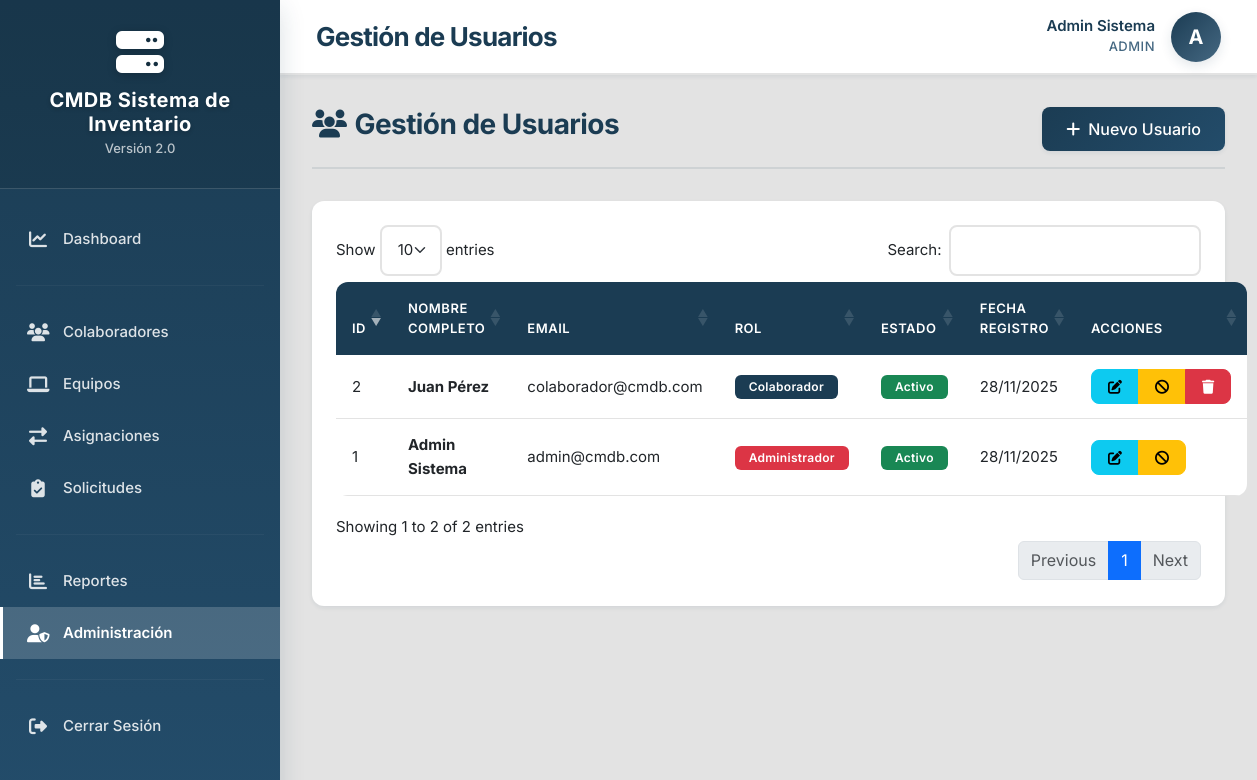
Before: /public/index.php?route=usuarios (signed in) with the older database file.
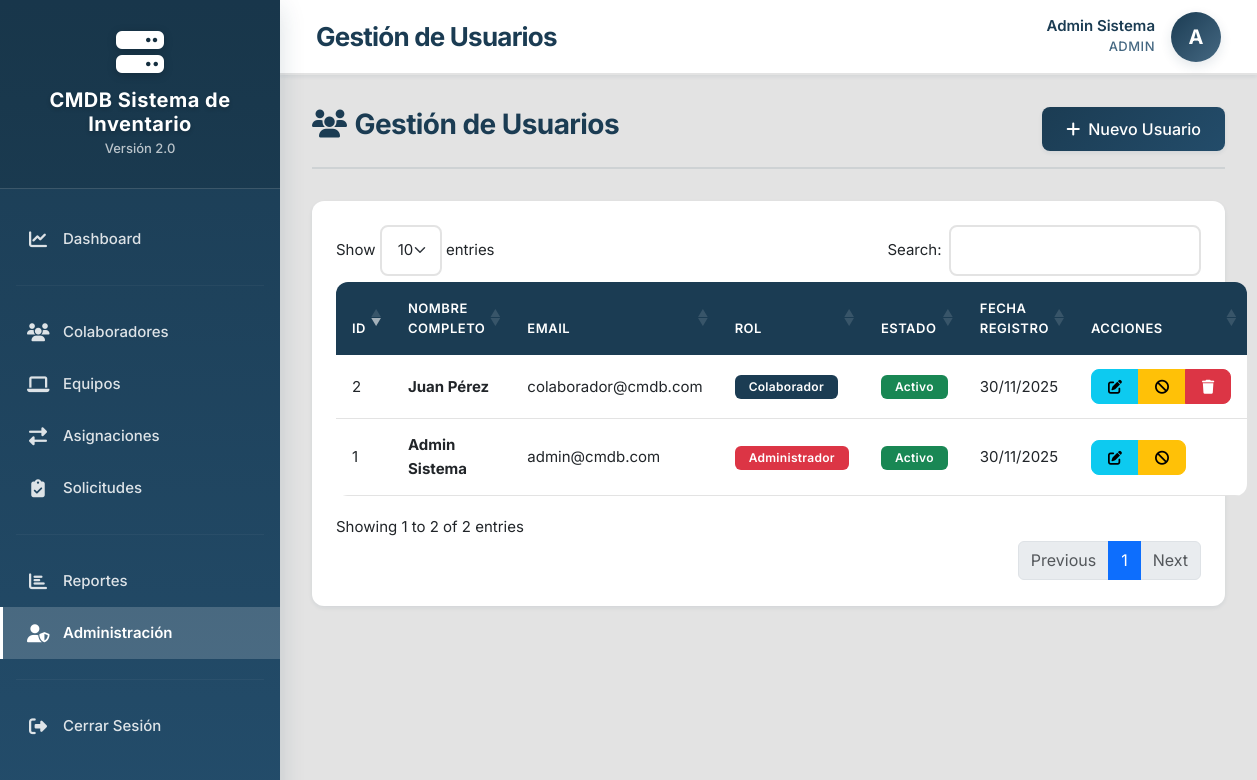
After: the same page with the newer database file.
### tables this page shows
CREATE TABLE IF NOT EXISTS `usuarios` (
  `id` int NOT NULL AUTO_INCREMENT,
  `nombre` varchar(100) NOT NULL,
  `apellido` varchar(100) NOT NULL,
  `email` varchar(150) NOT NULL,
  `password` varchar(255) NOT NULL,
  `rol` enum('admin','colaborador') NOT NULL DEFAULT 'colaborador',
  `estado` enum('activo','inactivo') NOT NULL DEFAULT 'activo',
  `foto_perfil` varchar(255) DEFAULT NULL,
  `created_at` timestamp NULL DEFAULT CURRENT_TIMESTAMP,
  `updated_at` timestamp NULL DEFAULT CURRENT_TIMESTAMP ON UPDATE CURRENT_TIMESTAMP,
  PRIMARY KEY (`id`),
  UNIQUE KEY `email` (`email`),
  KEY `idx_email` (`email`),
  KEY `idx_rol` (`rol`),
  KEY `idx_estado` (`estado`)
);

### src/Controllers/UsuarioController.php (called while the page is built, shortened)
<?php
class UsuarioController extends BaseController
{
    private $usuarioModel;
    public function __construct() {
        $this->usuarioModel = new Usuario();
    }
    public function index() {
        $usuarios = $this->usuarioModel->getAllUsers();
        $this->render('Views/usuarios/index.php', [
            'pageTitle' => 'Gestión de Usuarios',
            'usuarios' => $usuarios
        ]);
    }
}

### public/index.php (called while the page is built, shortened)
<?php
require_once '../src/Core/helpers.php';
require_once '../config/database.php';
try {
    $action = $_GET['action'] ?? 'index';
    $controller = new $controllerClass();
    $controller->$action();
} catch (Throwable $e) {
    if ($e->getCode() === 404) {
        http_response_code(404);
        echo "<h1>404 - Página no encontrada</h1>";
        echo "<p>" . htmlspecialchars($e->getMessage()) . "</p>";
    } else {
        handleException($e);
    }
    exit;
}

### src/Core/Database.php (called while the page is built, shortened)
<?php
class Database
{
    private static $instance = null;
    private $connection;
    private function __construct() {
        try {
            $dsn = 'mysql:host=' . DB_HOST . ';dbname=' . DB_NAME . ';charset=' . DB_CHARSET;
            $this->connection = new PDO($dsn, DB_USER, DB_PASS, [
                PDO::ATTR_ERRMODE => PDO::ERRMODE_EXCEPTION,
                PDO::ATTR_DEFAULT_FETCH_MODE => PDO::FETCH_ASSOC,
                PDO::ATTR_EMULATE_PREPARES => false,
            ]);
        } catch (PDOException $e) {
            throw new \Exception("Error de conexión a la base de datos: " . $e->getMessage());
        }
    }
    public static function getInstance() {
        if (self::$instance === null) {
            self::$instance = new self();
        }
        return self::$instance;
    }
    public function getConnection() {
        return $this->connection;
    }
}

### src/Models/Usuario.php (called while the page is built, shortened)
<?php
class Usuario extends Model
{
    protected $table = 'usuarios';
    public function getAllUsers() {
        $sql = "SELECT id, nombre, apellido, email, rol, estado, foto_perfil, created_at
                FROM {$this->table}
                ORDER BY created_at DESC";
        return $this->query($sql)->fetchAll();
    }
}

### src/Models/Model.php (called while the page is built, shortened)
<?php
class Model
{
    protected $db;
    public function __construct() {
        $this->db = Database::getInstance()->getConnection();
    }
    protected function query($sql, $params = []) {
        $stmt = $this->db->prepare($sql);
        $stmt->execute($params);
        return $stmt;
    }
}

### src/Core/helpers.php (called while the page is built, shortened)
<?php
function hasRole($role) {
    return isset($_SESSION['user_role']) && $_SESSION['user_role'] === $role;
}
function currentUser() {
    return [
        'id' => $_SESSION['user_id'] ?? null,
        'nombre' => $_SESSION['user_nombre'] ?? '',
        'apellido' => $_SESSION['user_apellido'] ?? '',
        'email' => $_SESSION['user_email'] ?? '',
        'rol' => $_SESSION['user_role'] ?? '',
    ];
}
function e($string) {
    return htmlspecialchars($string ?? '', ENT_QUOTES, 'UTF-8');
}

### src/Views/usuarios/index.php (the view, shortened to what the changed rows need)
<div class="page-header d-flex justify-content-between align-items-center">
    <h2><i class="fas fa-users me-2"></i>Gestión de Usuarios</h2>
    <a href="index.php?route=usuarios&action=crear" class="btn btn-primary">
        <i class="fas fa-plus me-2"></i>Nuevo Usuario
    </a>
</div>
<div class="card">
    <div class="card-body">
        <table class="table table-hover dataTable">
            <thead>
                <tr>
                    <th>ID</th>
                    <th>Nombre Completo</th>
                    <th>Email</th>
                    <th>Rol</th>
                    <th>Estado</th>
                    <th>Fecha Registro</th>
                    <th>Acciones</th>
                </tr>
            </thead>
            <tbody>
                <?php foreach ($usuarios as $usuario): ?>
                <tr>
                    <td><?= $usuario['id'] ?></td>
                    <td>
                        <strong><?= e($usuario['nombre'] . ' ' . $usuario['apellido']) ?></strong>
                    </td>
                    <td><?= e($usuario['email']) ?></td>
                    <td>
                        <?php if ($usuario['rol'] === 'admin'): ?>
                            <span class="badge bg-danger">Administrador</span>
                        <?php else: ?>
                            <span class="badge bg-primary">Colaborador</span>
                        <?php endif; ?>
                    </td>
                    <td>
                        <?php if ($usuario['estado'] === 'activo'): ?>
                            <span class="badge bg-success">Activo</span>
                        <?php else: ?>
                            <span class="badge bg-secondary">Inactivo</span>
                        <?php endif; ?>
                    </td>
                    <td><?= date('d/m/Y', strtotime($usuario['created_at'])) ?></td>
                    <td>
                        <div class="btn-group" role="group">
                            <a href="index.php?route=usuarios&action=editar&id=<?= $usuario['id'] ?>"
                               class="btn btn-sm btn-info"
                               title="Editar">
                                <i class="fas fa-edit"></i>
                            </a>
                            <?php if ($usuario['estado'] === 'activo'): ?>
                                <button type="button"
                                        class="btn btn-sm btn-warning btn-cambiar-estado"
                                        data-id="<?= $usuario['id'] ?>"
                                        data-estado="inactivo"
                                        title="Inactivar">
                                    <i class="fas fa-ban"></i>
                                </button>
                            <?php endif; ?>
                            <?php if ($usuario['id'] != currentUser()['id']): ?>
                                <button type="button"
                                        class="btn btn-sm btn-danger btn-eliminar"
                                        data-id="<?= $usuario['id'] ?>"
                                        data-nombre="<?= e($usuario['nombre'] . ' ' . $usuario['apellido']) ?>"
                                        title="Eliminar">
                                    <i class="fas fa-trash"></i>
                                </button>
                            <?php endif; ?>
                        </div>
                    </td>
                </tr>
                <?php endforeach; ?>
            </tbody>
        </table>
    </div>
</div>

### src/Views/layouts/main.php (shortened to what the changed rows need)
<!DOCTYPE html>
<html lang="es">
<head>
    <link href="https://cdn.jsdelivr.net/npm/bootstrap@5.3.0/dist/css/bootstrap.min.css" rel="stylesheet"
>
    <link rel="stylesheet" href="https://cdnjs.cloudflare.com/ajax/libs/font-awesome/6.4.0/css/all.min.css"
 />
    <link href="https://cdn.jsdelivr.net/npm/sweetalert2@11/dist/sweetalert2.min.css" rel="stylesheet">
    <link rel="stylesheet" href="https://cdn.datatables.net/1.13.6/css/dataTables.bootstrap5.min.css">
    <link rel="stylesheet" href="assets/css/custom.css">
</head>
<body>
<aside class="sidebar" id="sidebar">
    <div class="sidebar-brand">
        <i class="fas fa-server"></i>
        <h4><?= APP_NAME ?></h4>
        <small>Versión <?= APP_VERSION ?></small>
    </div>
    <nav class="sidebar-menu" role="navigation" aria-label="Menú principal">
        <a href="index.php?route=dashboard"
           class="<?= ($_GET['route'] ?? 'dashboard') === 'dashboard' ? 'active' : '' ?>">
            <i class="fas fa-chart-line"></i>
            <span>Dashboard</span>
        </a>
        <hr class="sidebar-divider">
        <a href="index.php?route=colaboradores"
            class="<?= ($_GET['route'] ?? '') === 'colaboradores' ? 'active' : '' ?>">
            <i class="fas fa-users"></i>
            <span>Colaboradores</span>
        </a>
        <a href="index.php?route=equipos"
           class="<?= ($_GET['route'] ?? '') === 'equipos' ? 'active' : '' ?>">
            <i class="fas fa-laptop"></i>
            <span>Equipos</span>
        </a>
        <a href="index.php?route=asignaciones"
           class="<?= ($_GET['route'] ?? '') === 'asignaciones' ? 'active' : '' ?>">
            <i class="fas fa-exchange-alt"></i>
            <span>Asignaciones</span>
        </a>
        <a href="index.php?route=necesidades"
           class="<?= ($_GET['route'] ?? '') === 'necesidades' ? 'active' : '' ?>">
            <i class="fas fa-clipboard-check"></i>
            <span>Solicitudes</span>
        </a>
        <hr class="sidebar-divider">
        <a href="index.php?route=reportes"
           class="<?= ($_GET['route'] ?? '') === 'reportes' ? 'active' : '' ?>">
            <i class="fas fa-chart-bar"></i>
            <span>Reportes</span>
        </a>
        <?php if (hasRole(ROLE_ADMIN)): ?>
            <a href="index.php?route=usuarios"
               class="<?= ($_GET['route'] ?? '') === 'usuarios' ? 'active' : '' ?>">
                <i class="fas fa-user-shield"></i>
                <span>Administración</span>
            </a>
        <?php endif; ?>
        <hr class="sidebar-divider">
        <a href="#" onclick="event.preventDefault(); confirmLogout();" class="logout-link">
            <i class="fas fa-sign-out-alt"></i>
            <span>Cerrar Sesión</span>
        </a>
    </nav>
</aside>
    <main class="main-content">
        <header class="header">
            <div class="header-title">
                <h1><?= $pageTitle ?? 'Dashboard' ?></h1>
            </div>
            <div class="user-menu">
                <div class="user-info">
                    <div class="name">
                        <?= e(currentUser()['nombre'] . ' ' . currentUser()['apellido']) ?>
                    </div>
                    <div class="role">
                        <?= e(ucfirst(currentUser()['rol'])) ?>
                    </div>
                </div>
                <div class="user-avatar" title="<?= e(currentUser()['nombre']) ?>">
                    <?= strtoupper(substr(currentUser()['nombre'], 0, 1)) ?>
                </div>
            </div>
        </header>
        <div class="content-area">
            <?= $content ?>
        </div>
    </main>
</body>
</html>

Changed rows visible on the page:
changed usuarios "Admin Sistema": created_at "28/11/2025" → "30/11/2025"
changed usuarios "Juan Pérez": created_at "28/11/2025" → "30/11/2025"
